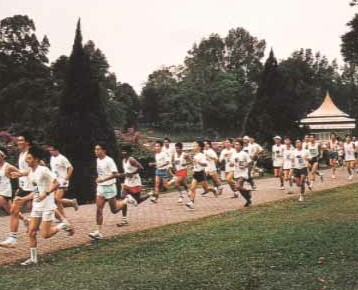
%> input picture images/macritchie.jpg, 358 x 290 px
$ octave lab2optional.m   (GNU Octave 9; MATLAB toolbox functions it lacks are replaced by stand-ins)
%> lines starting %> are read from the running program, lines starting %| are printed output that depends on the picture
% Optional Experiment - Line Finding Using Hough Transform

% part (a)

im = imread('macritchie.jpg');
%> im is the input picture: size 290x358x3 uint8; mean R, G, B 133.3, 123.1, 109.7
figure('name', 'Original Image');
im = rgb2gray(im); % converting image to grayscale
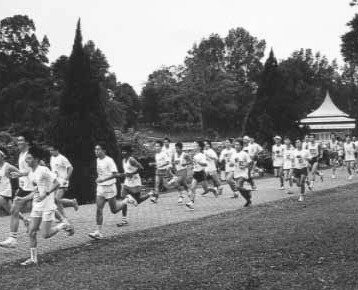
%> im: size 290x358 uint8; min 13, max 254, mean 124.6
imshow(im) % displaying the original image in grayscale

tl = 0.04;
th = 0.1;
sigma = 1.0;
E = edge(im, 'canny', [tl th], sigma); % Applying canny edge detection
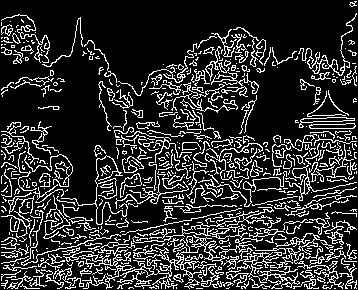
%> E: size 290x358 logical; 18.3% white in thin lines or dots
figure('name', 'Canny Edge Image');
% Displaying resulting image after canny edge detection
imshow(E)

% part (b)
[imr,imc] = size(im);
%> imr = 290; imc = 358
cr = floor( (imr+1)/2 );
%> cr = 145
cc = floor( (imc+1)/2 );
%> cc = 179

theta = 0:179;
[H, xp] = radon(E, theta);
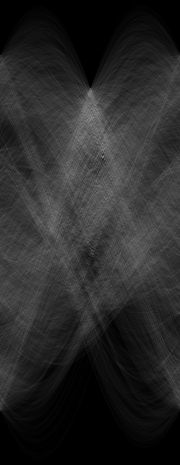
%> H: size 465x180 double; min 0, max 150.2, mean 40.9
%> xp = 465 values from -232 to 232
figure('name', 'Hough/Radon Transform of the binary image');
imshow(uint8(H))
size(H)
%> ans = [465 180]

[r,c] = find(H==max(H(:)));
%> r = 157; c = 104
xpmax = xp(r);
%> xpmax = -76
thmax = theta(c);
%> thmax = 103
r,c
%> after `r`: r = 157
%> after `c`: c = 104
xpmax
%> xpmax = -76
thmax
%> thmax = 103

[A,B] = pol2cart(thmax*pi/180, xpmax);
%> A = 17.1; B = -74.05
B=-B;
%> B = 74.05
A,B
%> after `A`: A = 17.1
%> after `B`: B = 74.05

% (r,c) = (121, 91) for the maximum intensity pixel when the origin is at
% the center of the image

$ run again, with images/corridorl.jpg copied over images/macritchie.jpg
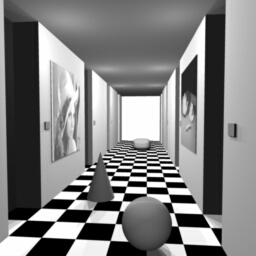
%> input picture images/corridorl.jpg, 256 x 256 px
%> im is the input picture: size 256x256x3 uint8; min 0, max 255, mean 127.8
%> im: size 256x256 uint8
%> `E = edge(im, 'canny', [tl th], sigma);`:
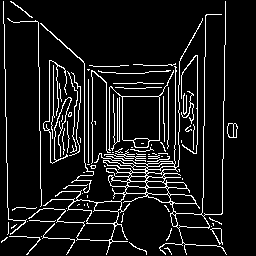
%> E: size 256x256 logical; 9.5% white in thin lines or dots
%> `[H, xp] = radon(E, theta);`:
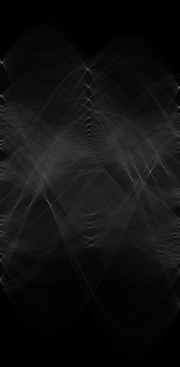
%> H: size 367x180 double; min 0, max 161.5, mean 16.9
%> xp = 367 values from -183 to 183
%> `[r,c] = find(H==max(H(:)));`: r = 88; c = 180
%> `xpmax = xp(r);`: xpmax = -96
%> `thmax = theta(c);`: thmax = 179
%> `r`: r = 88
%> `c`: c = 180
%> `xpmax`: xpmax = -96
%> `thmax`: thmax = 179
%> `[A,B] = pol2cart(thmax*pi/180, xpmax);`: A = 95.99; B = -1.68
%> `B=-B;`: B = 1.68
%> `A`: A = 95.99
%> `B`: B = 1.68
